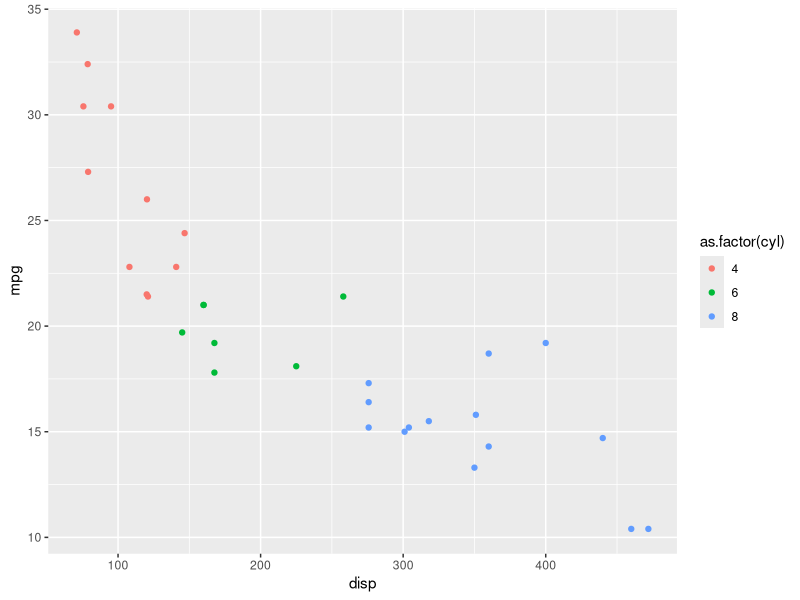
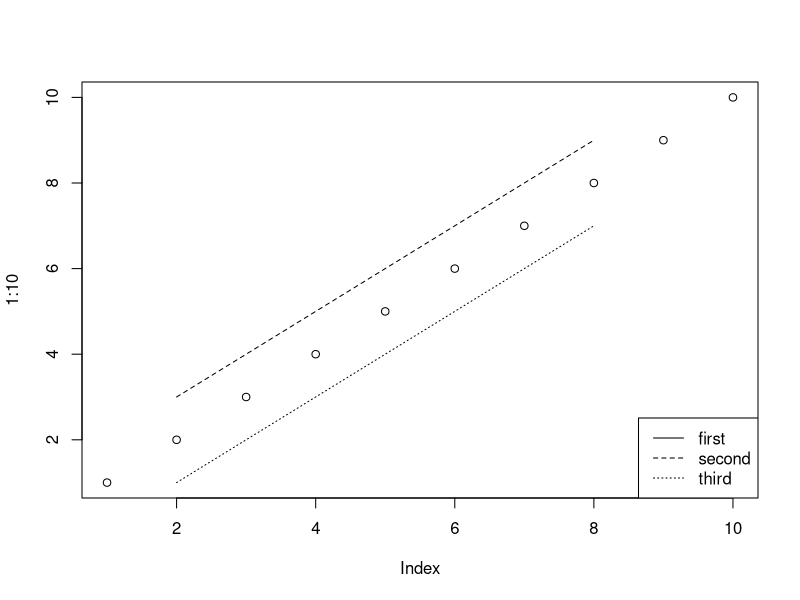

Generate these figures, in order, with R:
## ---- chunk 1
library(ggplot2)
## ---- chunk 2
g = ggplot(mtcars, mapping = aes(x = disp, y = mpg)) +
  geom_point(aes(color = as.factor(cyl)))
print(g)
## ---- chunk 3
plot(1:10)
lines(c(2, 8), c(3, 9), lty = 2)
lines(c(2, 8), c(1, 7), lty = 3)
legend("bottomright", legend = c("first", "second", "third"), lty = 1:3)
